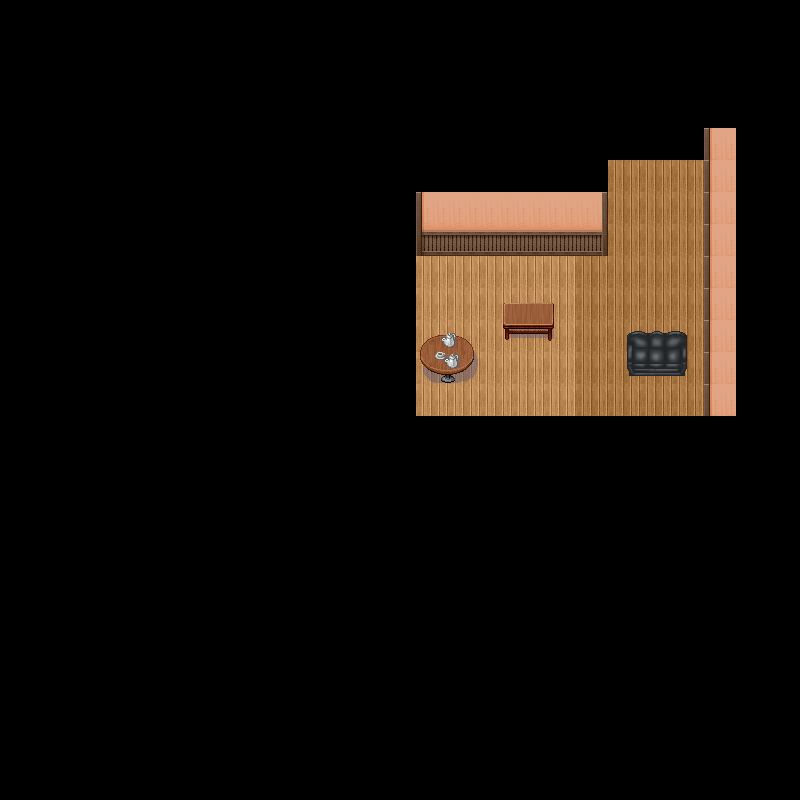

This game map was drawn from its Tiled (.tmx) file and the tilesets committed beside it. A one-line description and the full map source follow:
An orthogonal 25x25 tile map with 32x32 px tiles, 3 tile layers (Kachelebene 1, Kachelebene 2, Kachelebene 3).

<map version="1.0" orientation="orthogonal" renderorder="right-down" width="25" height="25" tilewidth="32" tileheight="32">
 <tileset firstgid="1" source="../sprites/untamed.wild-refuge.net/environment/cafe.tsx" />
 <layer name="Kachelebene 1" width="25" height="25">
  <data encoding="csv">
0,0,0,0,0,0,0,0,0,0,0,0,0,0,0,0,0,0,0,0,0,0,0,0,0,
0,0,0,0,0,0,0,0,0,0,0,0,0,0,0,0,0,0,0,0,0,0,0,0,0,
0,0,0,0,0,0,0,0,0,0,0,0,0,0,0,0,0,0,0,0,0,0,0,0,0,
0,0,0,0,0,0,0,0,0,0,0,0,0,0,0,0,0,0,0,0,0,0,0,0,0,
0,0,0,0,0,0,0,0,0,0,0,0,0,0,0,0,0,0,0,0,0,0,17,0,0,
0,0,0,0,0,0,0,0,0,0,0,0,0,0,0,0,0,0,0,2,2,2,17,0,0,
0,0,0,0,0,0,0,0,0,0,0,0,0,17,18,18,18,18,19,2,2,2,17,0,0,
0,0,0,0,0,0,0,0,0,0,0,0,0,25,26,26,26,26,27,2,2,2,17,0,0,
0,0,0,0,0,0,0,0,0,0,0,0,0,1,1,1,1,1,2,2,2,2,17,0,0,
0,0,0,0,0,0,0,0,0,0,0,0,0,1,1,1,1,1,2,2,2,2,17,0,0,
0,0,0,0,0,0,0,0,0,0,0,0,0,1,1,1,1,1,2,2,2,2,17,0,0,
0,0,0,0,0,0,0,0,0,0,0,0,0,1,1,1,1,1,2,2,2,2,17,0,0,
0,0,0,0,0,0,0,0,0,0,0,0,0,1,1,1,1,1,2,2,2,2,17,0,0,
0,0,0,0,0,0,0,0,0,0,0,0,0,0,0,0,0,0,0,0,0,0,0,0,0,
0,0,0,0,0,0,0,0,0,0,0,0,0,0,0,0,0,0,0,0,0,0,0,0,0,
0,0,0,0,0,0,0,0,0,0,0,0,0,0,0,0,0,0,0,0,0,0,0,0,0,
0,0,0,0,0,0,0,0,0,0,0,0,0,0,0,0,0,0,0,0,0,0,0,0,0,
0,0,0,0,0,0,0,0,0,0,0,0,0,0,0,0,0,0,0,0,0,0,0,0,0,
0,0,0,0,0,0,0,0,0,0,0,0,0,0,0,0,0,0,0,0,0,0,0,0,0,
0,0,0,0,0,0,0,0,0,0,0,0,0,0,0,0,0,0,0,0,0,0,0,0,0,
0,0,0,0,0,0,0,0,0,0,0,0,0,0,0,0,0,0,0,0,0,0,0,0,0,
0,0,0,0,0,0,0,0,0,0,0,0,0,0,0,0,0,0,0,0,0,0,0,0,0,
0,0,0,0,0,0,0,0,0,0,0,0,0,0,0,0,0,0,0,0,0,0,0,0,0,
0,0,0,0,0,0,0,0,0,0,0,0,0,0,0,0,0,0,0,0,0,0,0,0,0,
0,0,0,0,0,0,0,0,0,0,0,0,0,0,0,0,0,0,0,0,0,0,0,0,0
</data>
 </layer>
 <layer name="Kachelebene 2" width="25" height="25">
  <data encoding="csv">
0,0,0,0,0,0,0,0,0,0,0,0,0,0,0,0,0,0,0,0,0,0,0,0,0,
0,0,0,0,0,0,0,0,0,0,0,0,0,0,0,0,0,0,0,0,0,0,0,0,0,
0,0,0,0,0,0,0,0,0,0,0,0,0,0,0,0,0,0,0,0,0,0,0,0,0,
0,0,0,0,0,0,0,0,0,0,0,0,0,0,0,0,0,0,0,0,0,0,0,0,0,
0,0,0,0,0,0,0,0,0,0,0,0,0,0,0,0,0,0,0,0,0,0,0,0,0,
0,0,0,0,0,0,0,0,0,0,0,0,0,0,0,0,0,0,0,0,0,0,0,0,0,
0,0,0,0,0,0,0,0,0,0,0,0,0,0,0,0,0,0,0,0,0,0,0,0,0,
0,0,0,0,0,0,0,0,0,0,0,0,0,0,0,0,0,0,0,0,0,0,0,0,0,
0,0,0,0,0,0,0,0,0,0,0,0,0,0,0,0,0,0,0,0,0,0,0,0,0,
0,0,0,0,0,0,0,0,0,0,0,0,0,0,0,108,109,110,0,0,0,0,0,0,0,
0,0,0,0,0,0,0,0,0,0,0,0,0,33,34,116,117,118,0,89,90,91,0,0,0,
0,0,0,0,0,0,0,0,0,0,0,0,0,41,42,0,0,0,0,97,98,99,0,0,0,
0,0,0,0,0,0,0,0,0,0,0,0,0,0,0,0,0,0,0,0,0,0,0,0,0,
0,0,0,0,0,0,0,0,0,0,0,0,0,0,0,0,0,0,0,0,0,0,0,0,0,
0,0,0,0,0,0,0,0,0,0,0,0,0,0,0,0,0,0,0,0,0,0,0,0,0,
0,0,0,0,0,0,0,0,0,0,0,0,0,0,0,0,0,0,0,0,0,0,0,0,0,
0,0,0,0,0,0,0,0,0,0,0,0,0,0,0,0,0,0,0,0,0,0,0,0,0,
0,0,0,0,0,0,0,0,0,0,0,0,0,0,0,0,0,0,0,0,0,0,0,0,0,
0,0,0,0,0,0,0,0,0,0,0,0,0,0,0,0,0,0,0,0,0,0,0,0,0,
0,0,0,0,0,0,0,0,0,0,0,0,0,0,0,0,0,0,0,0,0,0,0,0,0,
0,0,0,0,0,0,0,0,0,0,0,0,0,0,0,0,0,0,0,0,0,0,0,0,0,
0,0,0,0,0,0,0,0,0,0,0,0,0,0,0,0,0,0,0,0,0,0,0,0,0,
0,0,0,0,0,0,0,0,0,0,0,0,0,0,0,0,0,0,0,0,0,0,0,0,0,
0,0,0,0,0,0,0,0,0,0,0,0,0,0,0,0,0,0,0,0,0,0,0,0,0,
0,0,0,0,0,0,0,0,0,0,0,0,0,0,0,0,0,0,0,0,0,0,0,0,0
</data>
 </layer>
 <layer name="Kachelebene 3" width="25" height="25">
  <data encoding="csv">
0,0,0,0,0,0,0,0,0,0,0,0,0,0,0,0,0,0,0,0,0,0,0,0,0,
0,0,0,0,0,0,0,0,0,0,0,0,0,0,0,0,0,0,0,0,0,0,0,0,0,
0,0,0,0,0,0,0,0,0,0,0,0,0,0,0,0,0,0,0,0,0,0,0,0,0,
0,0,0,0,0,0,0,0,0,0,0,0,0,0,0,0,0,0,0,0,0,0,0,0,0,
0,0,0,0,0,0,0,0,0,0,0,0,0,0,0,0,0,0,0,0,0,0,0,0,0,
0,0,0,0,0,0,0,0,0,0,0,0,0,0,0,0,0,0,0,0,0,0,0,0,0,
0,0,0,0,0,0,0,0,0,0,0,0,0,0,0,0,0,0,0,0,0,0,0,0,0,
0,0,0,0,0,0,0,0,0,0,0,0,0,0,0,0,0,0,0,0,0,0,0,0,0,
0,0,0,0,0,0,0,0,0,0,0,0,0,0,0,0,0,0,0,0,0,0,0,0,0,
0,0,0,0,0,0,0,0,0,0,0,0,0,0,0,0,0,0,0,0,0,0,0,0,0,
0,0,0,0,0,0,0,0,0,0,0,0,0,92,93,0,0,0,0,0,0,0,0,0,0,
0,0,0,0,0,0,0,0,0,0,0,0,0,100,101,0,0,0,0,0,0,0,0,0,0,
0,0,0,0,0,0,0,0,0,0,0,0,0,0,0,0,0,0,0,0,0,0,0,0,0,
0,0,0,0,0,0,0,0,0,0,0,0,0,0,0,0,0,0,0,0,0,0,0,0,0,
0,0,0,0,0,0,0,0,0,0,0,0,0,0,0,0,0,0,0,0,0,0,0,0,0,
0,0,0,0,0,0,0,0,0,0,0,0,0,0,0,0,0,0,0,0,0,0,0,0,0,
0,0,0,0,0,0,0,0,0,0,0,0,0,0,0,0,0,0,0,0,0,0,0,0,0,
0,0,0,0,0,0,0,0,0,0,0,0,0,0,0,0,0,0,0,0,0,0,0,0,0,
0,0,0,0,0,0,0,0,0,0,0,0,0,0,0,0,0,0,0,0,0,0,0,0,0,
0,0,0,0,0,0,0,0,0,0,0,0,0,0,0,0,0,0,0,0,0,0,0,0,0,
0,0,0,0,0,0,0,0,0,0,0,0,0,0,0,0,0,0,0,0,0,0,0,0,0,
0,0,0,0,0,0,0,0,0,0,0,0,0,0,0,0,0,0,0,0,0,0,0,0,0,
0,0,0,0,0,0,0,0,0,0,0,0,0,0,0,0,0,0,0,0,0,0,0,0,0,
0,0,0,0,0,0,0,0,0,0,0,0,0,0,0,0,0,0,0,0,0,0,0,0,0,
0,0,0,0,0,0,0,0,0,0,0,0,0,0,0,0,0,0,0,0,0,0,0,0,0
</data>
 </layer>
 <objectgroup name="Objektebene 1" />
</map>
